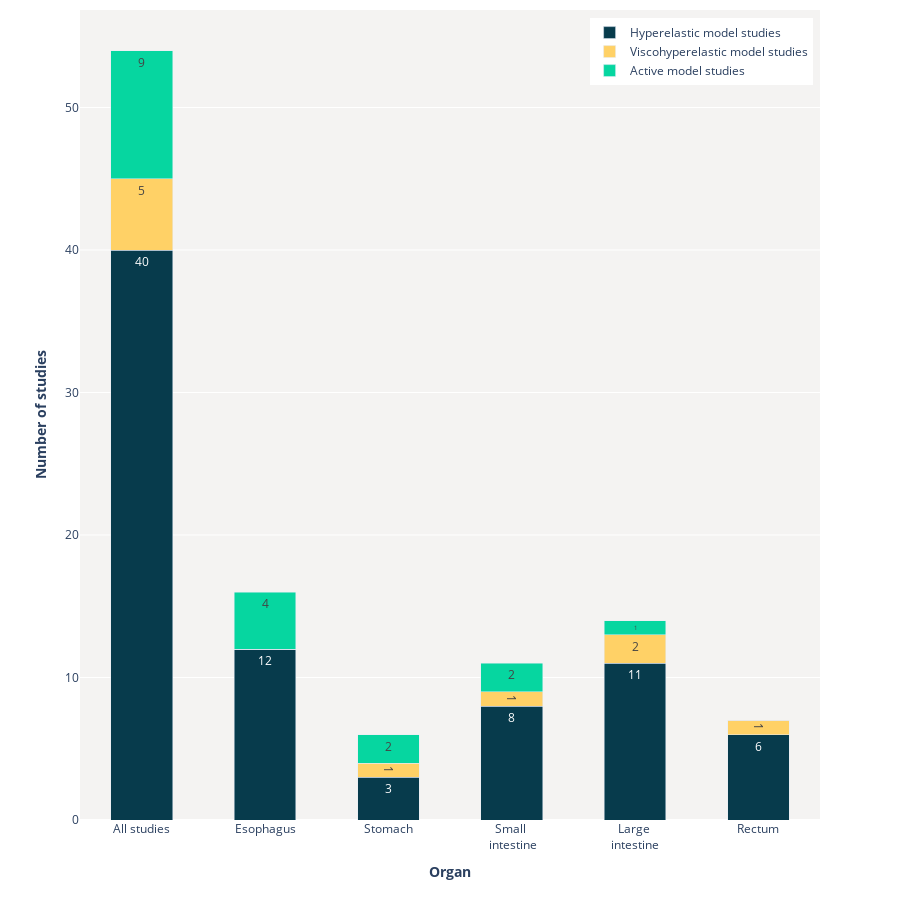

The notebook cell this image was saved under:
### Code cell
#Study count
hyperelastic_count = []
hyperelastic_count.append(total_hyperelastic)
for organ in organ_list:
    hyperelastic_count.append(len(df_hyperelastic[(df_hyperelastic["Organ"].str.contains(organ, na = False))]))

viscohyper_count = []
viscohyper_count.append(total_viscohyper)
for organ in organ_list:
    viscohyper_count.append(len(df_viscous[(df_viscous["Organ"].str.contains(organ, na = False))]))
    
active_count = []
active_count.append(total_active)
for organ in organ_list:
    active_count.append(len(df_active[(df_active["Organ"].str.contains(organ, na = False))]))

fig12 = go.Figure(data=[go.Bar(name = 'Hyperelastic model studies',
            x=['All studies', 'Esophagus', 'Stomach', 'Small <br> intestine', 'Large <br>intestine', 'Rectum'], y=hyperelastic_count,
            text=hyperelastic_count,
            textposition='auto',
            marker=dict(color=color_palette[0])
            ),
            go.Bar(name = 'Viscohyperelastic model studies',
            x=['All studies', 'Esophagus', 'Stomach', 'Small <br> intestine', 'Large <br>intestine', 'Rectum'], y=viscohyper_count,
            text=viscohyper_count,
            textposition='auto',
            marker=dict(color=color_palette[1])
            ),
            go.Bar(name = 'Active model studies',
            x=['All studies', 'Esophagus', 'Stomach', 'Small <br> intestine', 'Large <br>intestine', 'Rectum'], y=active_count,
            text=active_count,
            textangle = 0,
            textposition='auto',
            marker=dict(color=color_palette[2])
            )
    ])

fig12.update_layout(
    barmode = 'stack',
    bargap = 0.5,
    autosize = False,
    width = 900,
    height = 900,
    xaxis = dict(title="<b> Organ <b>", showgrid = False, dtick = 1),
    yaxis = dict(title="<b> Number of studies <b>"),
    plot_bgcolor = plot_background_color,
    legend = dict(yanchor="top", y=0.99, xanchor="right", x=0.99), 
    legend_traceorder = 'normal',
    margin = go.layout.Margin(
        t = 10, #top margin
    )
)

fig12.show()
#fig12.write_image("total-organ-wise.png", engine="kaleido", scale = 1.0)

### Figure 1 — Plotly figure (JSON) as saved in the notebook; plotly's stock layout.template omitted (floating-point values rounded to 4 significant figures)
{"data": [{"marker": {"color": "#073b4c"}, "name": "Hyperelastic model studies", "text": ["40", "12", "3", "8", "11", "6"], "textposition": "auto", "type": "bar", "x": ["All studies", "Esophagus", "Stomach", "Small <br> intestine", "Large <br>intestine", "Rectum"], "y": [40, 12, 3, 8, 11, 6]}, {"marker": {"color": "#ffd166"}, "name": "Viscohyperelastic model studies", "text": ["5", "0", "1", "1", "2", "1"], "textposition": "auto", "type": "bar", "x": ["All studies", "Esophagus", "Stomach", "Small <br> intestine", "Large <br>intestine", "Rectum"], "y": [5, 0, 1, 1, 2, 1]}, {"marker": {"color": "#06d6a0"}, "name": "Active model studies", "text": ["9", "4", "2", "2", "1", "0"], "textangle": 0, "textposition": "auto", "type": "bar", "x": ["All studies", "Esophagus", "Stomach", "Small <br> intestine", "Large <br>intestine", "Rectum"], "y": [9, 4, 2, 2, 1, 0]}], "layout": {"autosize": false, "bargap": 0.5, "barmode": "stack", "height": 900, "legend": {"traceorder": "normal", "x": 0.99, "xanchor": "right", "y": 0.99, "yanchor": "top"}, "margin": {"t": 10}, "plot_bgcolor": "rgba(242, 241, 239, 0.8)", "width": 900, "xaxis": {"autorange": true, "dtick": 1, "range": [-0.5, 5.5], "showgrid": false, "title": {"text": "<b> Organ <b>"}, "type": "category"}, "yaxis": {"autorange": true, "range": [0, 56.84], "title": {"text": "<b> Number of studies <b>"}, "type": "linear"}}}
